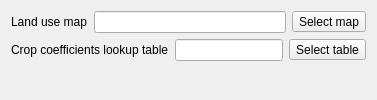
     <widget class="QWidget" name="landUseTab">
      <attribute name="title">
       <string>Land use</string>
      </attribute>
      <layout class="QFormLayout" name="formLayout_15">
       <item row="1" column="0" colspan="2">
        <layout class="QHBoxLayout" name="horizontalLayout_63">
         <item>
          <widget class="QLabel" name="kcTableLabel">
           <property name="text">
            <string>Crop coefficients lookup table</string>
           </property>
          </widget>
         </item>
         <item>
          <widget class="QLineEdit" name="kcTableLineEdit">
           <property name="readOnly">
            <bool>true</bool>
           </property>
          </widget>
         </item>
         <item>
          <widget class="QToolButton" name="selectKcTableButton">
           <property name="text">
            <string>Select table</string>
           </property>
          </widget>
         </item>
        </layout>
       </item>
       <item row="0" column="0" colspan="2">
        <layout class="QHBoxLayout" name="horizontalLayout_64">
         <item>
          <widget class="QLabel" name="landUseMapLabel">
           <property name="text">
            <string>Land use map</string>
           </property>
          </widget>
         </item>
         <item>
          <widget class="QLineEdit" name="landUseLineEdit">
           <property name="readOnly">
            <bool>true</bool>
           </property>
          </widget>
         </item>
         <item>
          <widget class="QToolButton" name="selectLandUseMapButton">
           <property name="text">
            <string>Select map</string>
           </property>
          </widget>
         </item>
        </layout>
       </item>
      </layout>
     </widget>
